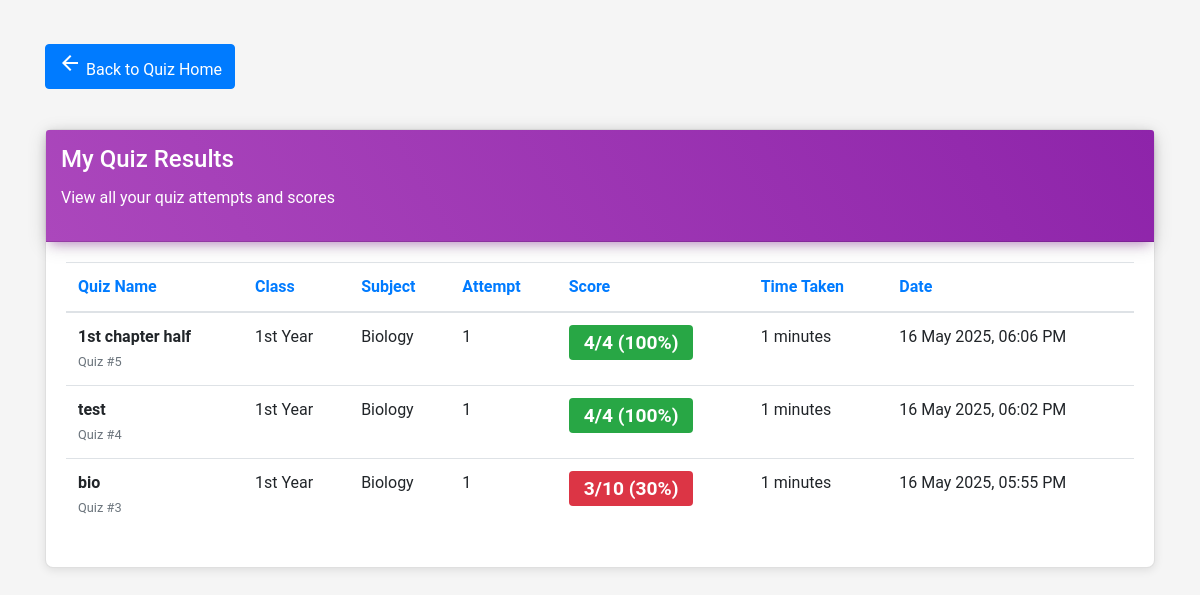
/code/my_results.php (signed in), run on an earlier commit of the app's database.
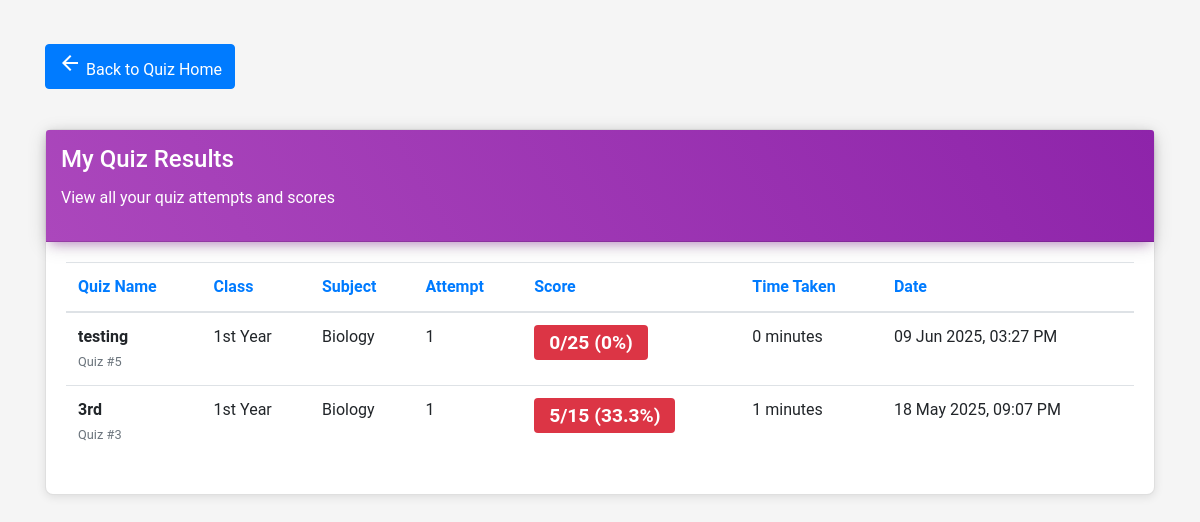
And on a later commit of the database.
### tables this page shows
CREATE TABLE `result` (
  `quizid` int(11) NOT NULL,
  `rollnumber` int(11) NOT NULL,
  `attempt` int(11) NOT NULL,
  `mcqmarks` int(11) NOT NULL,
  `numericalmarks` int(11) NOT NULL,
  `dropdownmarks` int(11) NOT NULL,
  `fillmarks` int(11) NOT NULL,
  `shortmarks` int(11) NOT NULL,
  `essaymarks` int(11) NOT NULL
);

CREATE TABLE `quizconfig` (
  `quizid` int(11) NOT NULL,
  `quiznumber` int(11) NOT NULL,
  `quizname` varchar(50) NOT NULL,
  `starttime` datetime NOT NULL,
  `endtime` datetime NOT NULL,
  `duration` int(11) NOT NULL,
  `attempts` int(11) NOT NULL,
  `mcq` int(11) NOT NULL,
  `numerical` int(11) NOT NULL,
  `dropdown` int(11) NOT NULL,
  `fill` int(11) NOT NULL,
  `short` int(11) NOT NULL,
  `essay` int(11) NOT NULL,
  `mcqmarks` int(11) NOT NULL,
  `numericalmarks` int(11) NOT NULL,
  `dropdownmarks` int(11) NOT NULL,
  `fillmarks` int(11) NOT NULL,
  `shortmarks` int(11) NOT NULL,
  `essaymarks` int(11) NOT NULL,
  `maxmarks` int(11) NOT NULL DEFAULT 0,
  `typea` int(11) DEFAULT 0,
  `typeamarks` int(11) DEFAULT 0,
  `typeb` int(11) DEFAULT 0,
  `typebmarks` int(11) DEFAULT 0,
  `typec` int(11) DEFAULT 0,
  `typecmarks` int(11) DEFAULT 0,
  `typed` int(11) DEFAULT 0,
  `typedmarks` int(11) DEFAULT 0,
  `typee` int(11) DEFAULT 0,
  `typeemarks` int(11) DEFAULT 0,
  `typef` int(11) DEFAULT 0,
  `typefmarks` int(11) DEFAULT 0,
  `total_questions` int(11) DEFAULT NULL,
  `class_id` int(11) DEFAULT NULL,
  `chapter_ids` text DEFAULT NULL,
  `subject_id` int(11) DEFAULT NULL,
  `section` varchar(50) DEFAULT NULL COMMENT 'Target section for the quiz',
  `section_id` int(11) DEFAULT NULL,
  `is_random` tinyint(1) NOT NULL DEFAULT 0
);

CREATE TABLE `classes` (
  `class_id` int(11) NOT NULL,
  `class_name` varchar(255) NOT NULL,
  `instructor_email` varchar(50) NOT NULL,
  `created_at` timestamp NOT NULL DEFAULT current_timestamp(),
  `updated_at` timestamp NOT NULL DEFAULT current_timestamp() ON UPDATE current_timestamp()
);

CREATE TABLE `subjects` (
  `subject_id` int(11) NOT NULL,
  `subject_name` varchar(255) NOT NULL
);

CREATE TABLE `quizrecord` (
  `quizid` int(11) NOT NULL,
  `rollnumber` int(11) NOT NULL,
  `attempt` int(11) NOT NULL,
  `starttime` datetime NOT NULL,
  `endtime` datetime DEFAULT NULL
);

### code/my_results.php (the view, shortened to what this page needs)
<?php
include "database.php";
$rollnumber = $_SESSION["rollnumber"];
$sql = "SELECT
            qc.quizid,
            qc.quizname,
            qc.quiznumber,
            c.class_name,
            s.subject_name,
            r.attempt,
            r.mcqmarks + r.numericalmarks + r.dropdownmarks + r.fillmarks + r.shortmarks + r.essaymarks as total_marks,
            qc.maxmarks,
            qr.starttime,
            qr.endtime,
            TIMESTAMPDIFF(MINUTE, qr.starttime, qr.endtime) as time_taken
        FROM result r
        JOIN quizconfig qc ON r.quizid = qc.quizid
        JOIN quizrecord qr ON r.quizid = qr.quizid AND r.rollnumber = qr.rollnumber AND r.attempt = qr.attempt
        LEFT JOIN classes c ON qc.class_id = c.class_id
        LEFT JOIN subjects s ON qc.subject_id = s.subject_id
        WHERE r.rollnumber = ?
        ORDER BY qr.starttime DESC";
$stmt = $conn->prepare($sql);
$stmt->bind_param("i", $rollnumber);
$stmt->execute();
$results = $stmt->get_result();
?>
<!DOCTYPE html>
<html lang="en">
<head>
    <link rel="stylesheet" href="https://cdn.jsdelivr.net/npm/@material/material-dashboard@1.0.0/dist/css/material-dashboard.min.css">
    <link rel="stylesheet" href="https://stackpath.bootstrapcdn.com/bootstrap/4.5.2/css/bootstrap.min.css">
</head>
<body>
    <div class="container mt-4">
        <div class="row">
            <div class="col-12">
                <a href="quizhome.php" class="btn btn-primary back-btn">
                    <i class="material-icons">arrow_back</i> Back to Quiz Home
                </a>
            </div>
        </div>
        <div class="card">
            <div class="card-header card-header-primary">
                <h4 class="card-title">My Quiz Results</h4>
                <p class="card-category">View all your quiz attempts and scores</p>
            </div>
            <div class="card-body">
                <?php if ($results->num_rows > 0): ?>
                    <div class="table-responsive">
                        <table class="table">
                            <thead class="text-primary">
                                <tr>
                                    <th>Quiz Name</th>
                                    <th>Class</th>
                                    <th>Subject</th>
                                    <th>Attempt</th>
                                    <th>Score</th>
                                    <th>Time Taken</th>
                                    <th>Date</th>
                                </tr>
                            </thead>
                            <tbody>
                                <?php while ($row = $results->fetch_assoc()):
                                    $percentage = ($row['total_marks'] / $row['maxmarks']) * 100;
                                    $badge_class = 'badge-';
                                    if ($percentage >= 80) $badge_class .= 'success';
                                    else if ($percentage >= 60) $badge_class .= 'info';
                                    else if ($percentage >= 40) $badge_class .= 'warning';
                                    else $badge_class .= 'danger';
                                ?>
                                    <tr class="result-row">
                                        <td>
                                            <strong><?php echo htmlspecialchars($row['quizname']); ?></strong>
                                            <br>
                                            <small class="text-muted">Quiz #<?php echo htmlspecialchars($row['quiznumber']); ?></small>
                                        </td>
                                        <td><?php echo htmlspecialchars($row['class_name']); ?></td>
                                        <td><?php echo htmlspecialchars($row['subject_name']); ?></td>
                                        <td><?php echo htmlspecialchars($row['attempt']); ?></td>
                                        <td>
                                            <span class="badge <?php echo $badge_class; ?> score-badge">
                                                <?php echo $row['total_marks']; ?>/<?php echo $row['maxmarks']; ?>
                                                (<?php echo round($percentage, 1); ?>%)
                                            </span>
                                        </td>
                                        <td><?php echo htmlspecialchars($row['time_taken']); ?> minutes</td>
                                        <td>
                                            <?php
                                                $start_date = new DateTime($row['starttime']);
                                                echo $start_date->format('d M Y, h:i A');
                                            ?>
                                        </td>
                                    </tr>
                                <?php endwhile; ?>
                            </tbody>
                        </table>
                    </div>
                <?php endif; ?>
            </div>
        </div>
    </div>
</body>
</html>

What changed in the data, as far as the page shows it:
removed result: quizid.quizname "1st chapter half", quizid.quiznumber "5", classes.class_name "1st Year", subjects.subject_name "Biology", attempt "1", total_marks "4", quizid.maxmarks "4", percentage "100", time_taken "1", quizrecord.starttime "16 May 2025, 06:06 PM"
removed result: quizid.quizname "test", quizid.quiznumber "4", classes.class_name "1st Year", subjects.subject_name "Biology", attempt "1", total_marks "4", quizid.maxmarks "4", percentage "100", time_taken "1", quizrecord.starttime "16 May 2025, 06:02 PM"
removed result: quizid.quizname "bio", quizid.quiznumber "3", classes.class_name "1st Year", subjects.subject_name "Biology", attempt "1", total_marks "3", quizid.maxmarks "10", percentage "30", time_taken "1", quizrecord.starttime "16 May 2025, 05:55 PM"
added result: quizid.quizname "testing", quizid.quiznumber "5", classes.class_name "1st Year", subjects.subject_name "Biology", attempt "1", total_marks "0", quizid.maxmarks "25", percentage "0", time_taken "0", quizrecord.starttime "09 Jun 2025, 03:27 PM"
added result: quizid.quizname "3rd", quizid.quiznumber "3", classes.class_name "1st Year", subjects.subject_name "Biology", attempt "1", total_marks "5", quizid.maxmarks "15", percentage "33.3", time_taken "1", quizrecord.starttime "18 May 2025, 09:07 PM"
